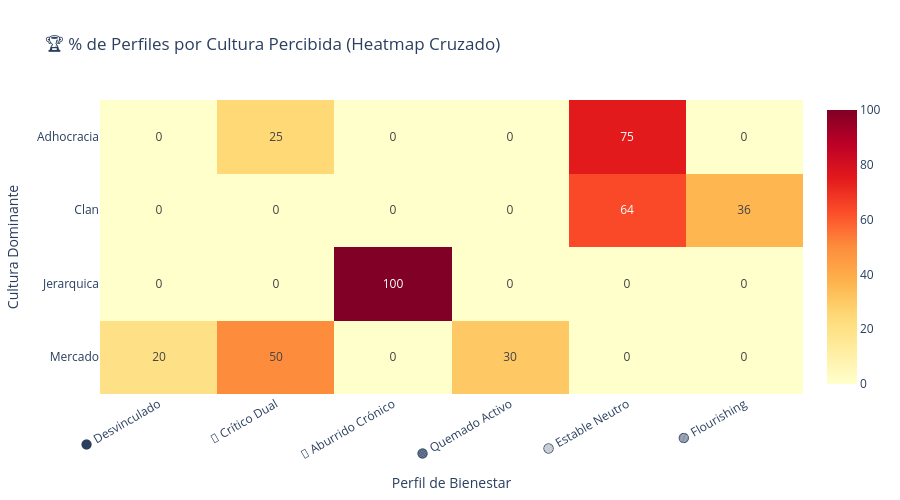

Here is the notebook cell this chart was saved with:
### Markdown cell above
## 9. 🏆 Insight Clave: Cultura vs Perfil

¿Existe correlación entre la cultura percibida y el perfil de bienestar?

### Code cell
# MATRIZ CULTURA × PERFIL (CROSSTAB)


crosstab = pd.crosstab(
    df_clasificados["cultura_dominante"],
    df_clasificados["perfil_nombre"],
    normalize='index'
) * 100

fig = px.imshow(
    crosstab,
    color_continuous_scale='YlOrRd',
    zmin=0, zmax=100,
    title="🏆 % de Perfiles por Cultura Percibida (Heatmap Cruzado)",
    text_auto='.0f',
    aspect='auto'
)

fig.update_layout(
    height=500,
    xaxis_title="Perfil de Bienestar",
    yaxis_title="Cultura Dominante",
    xaxis=dict(tickangle=-30)
)
fig.show()

print("""
 CONCLUSIONES CRUZADAS:

1. CULTURA JERÁRQUICA → Mayor % de Aburridos
   - Procesos rígidos + falta de autonomía = boreout
   
2. CULTURA DE MERCADO → Mayor % de Quemados y Críticos
   - Presión por resultados + competitividad = burnout
   
3. CULTURA CLAN → Mayor % de Flourishing
   - Apoyo + desarrollo + familia = bienestar
   
4. CULTURA ADHOCRACIA → Mayor % de Flourishing y Estables
   - Innovación + creatividad = estimulación

""")

### Figure 1 — Plotly figure (JSON) as saved in the notebook; plotly's stock layout.template omitted (floating-point values rounded to 4 significant figures)
{"data": [{"coloraxis": "coloraxis", "hovertemplate": "perfil_nombre: %{x}<br>cultura_dominante: %{y}<br>color: %{z}<extra></extra>", "name": "0", "texttemplate": "%{z:.0f}", "type": "heatmap", "x": ["⚫ Desvinculado", "🔴 Crítico Dual", "🔵 Aburrido Crónico", "🟠 Quemado Activo", "🟡 Estable Neutro", "🟢 Flourishing"], "xaxis": "x", "y": ["Adhocracia", "Clan", "Jerarquica", "Mercado"], "yaxis": "y", "z": [[0.0, 25.0, 0.0, 0.0, 75.0, 0.0], [0.0, 0.0, 0.0, 0.0, 63.64, 36.36], [0.0, 0.0, 100.0, 0.0, 0.0, 0.0], [20.0, 50.0, 0.0, 30.0, 0.0, 0.0]]}], "layout": {"coloraxis": {"autocolorscale": false, "cmax": 100, "cmin": 0, "colorscale": [[0, "rgb(255,255,204)"], [0.125, "rgb(255,237,160)"], [0.25, "rgb(254,217,118)"], [0.375, "rgb(254,178,76)"], [0.5, "rgb(253,141,60)"], [0.625, "rgb(252,78,42)"], [0.75, "rgb(227,26,28)"], [0.875, "rgb(189,0,38)"], [1, "rgb(128,0,38)"]]}, "height": 500, "title": {"text": "🏆 % de Perfiles por Cultura Percibida (Heatmap Cruzado)"}, "xaxis": {"anchor": "y", "domain": [0, 1], "tickangle": -30, "title": {"text": "Perfil de Bienestar"}}, "yaxis": {"anchor": "x", "autorange": "reversed", "domain": [0, 1], "title": {"text": "Cultura Dominante"}}}}
